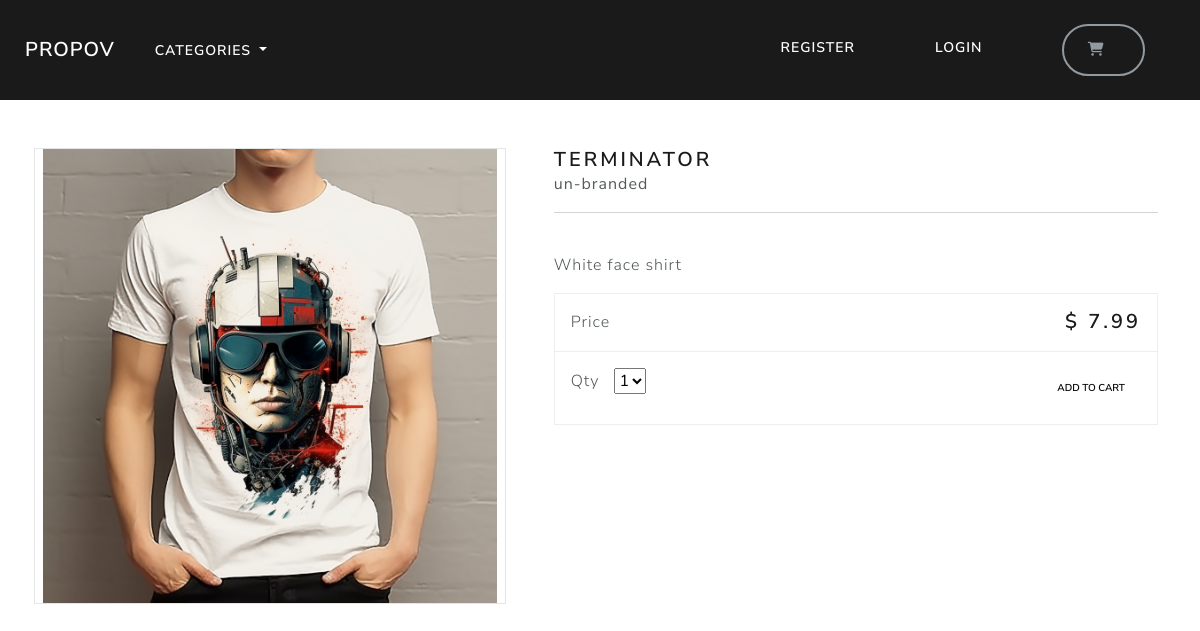
Page /product/terminator/ on the committed database.
### store/models.py (models this page shows, shortened)
class Product(models.Model):
    category = models.ForeignKey(Category, related_name='products', on_delete=models.CASCADE, null=True)
    title = models.CharField(max_length=250)
    brand = models.CharField(max_length=250, default='un-branded')
    description = models.TextField(blank=True)
    slug = models.SlugField(max_length=250)
    price = models.DecimalField(max_digits=5, decimal_places=2)
    image = models.ImageField(upload_to='images/')
    class Meta:
        verbose_name_plural = 'products'

### store/views.py (the view)
# urls.py: path('product/<slug:product_slug>/', views.product_detail, name='product_detail'),
def product_detail(request, product_slug):
    product = get_object_or_404(Product, slug=product_slug)
    context = {'product': product}
    return render(request, 'store/product_detail.html', context)

### cart/cart.py (called while the page is built)
    def __len__(self):
        return sum(item["qty"] for item in self.cart.values())

### cart/context_processors.py (called while the page is built)
def cart(request):
    return {'cart': Cart(request)}

### store/models.py (called while the page is built)
    def get_absolute_url(self):
        return reverse("list_category", args=[self.slug])

### store/views.py (called while the page is built)
def categories(request):
    all_categories = Category.objects.all()
    return {'all_categories': all_categories}

### store/templates/store/product_detail.html (shortened to what this page needs)
{% extends "./base.html" %}
{% load static %}
{% block content %}
<div class="container">
    <main class="pt-5">
        <div class="row g-3">
            <div class="col-md-5 col-lg-5 order-md-first bg-light">
                <img class="img-fluid mx-auto d-block" alt="Responsive image" src="{{product.image.url}}">
            </div>
            <div class="col-md-7 col-lg-7 ps-md-3 ps-lg-5">
                <h1 class="mb-0 h4"> {{product.title}}  </h1>
                <strong> {{product.brand}} </strong>
                <hr>
                <br>
                <p> {{product.description}} </p>
                <div class="border">
                    <div class="col border-bottom">
                        <div class="row p-3">
                            <div class="col-6"> Price </div>
                            <div class="col-6 text-end"><span class="h4 fw-bold">$ {{product.price}} </span></div>
                        </div>
                    </div>
                    <div class="col">
                        <div class="row p-3">
                            <div class="col-6">
                                <label for="select">Qty</label>
                                <select id="select">
                                    <option value="1">1</option>
                                </select>
                            </div>
                            <div class="col-6 text-end">
                                <button type="button" id="add-button" value="{{product.id}}" class="btn btn-secondary btn-sm">
                                Add to cart
                                </button>
                            </div>
                        </div>
                    </div>
                </div>
            </div>
        </div>
    </main>
    <br>
</div>
{% endblock %}

### rows in the picture
Product: image (picture), title "TERMINATOR", brand "un-branded", description "White face shirt", price "7.99"
